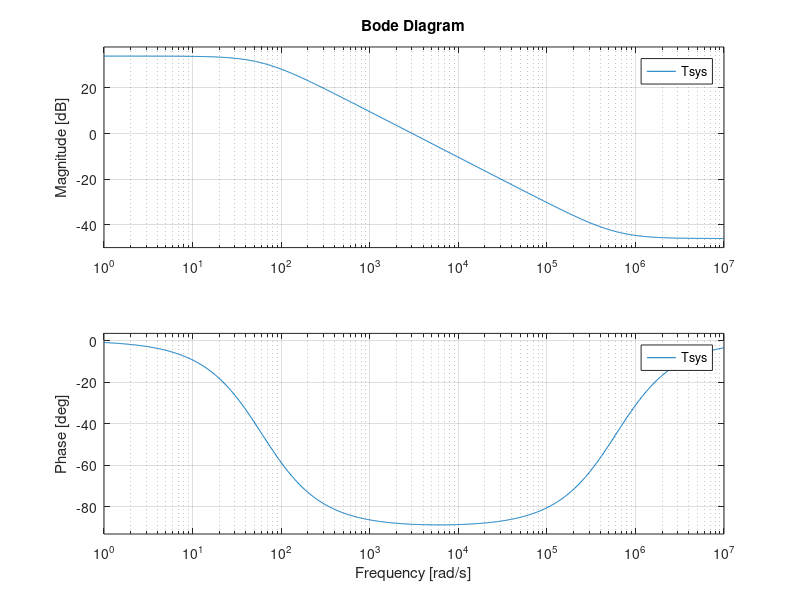

Write MATLAB code to recreate this figure. (Note: this script raises an error after producing the figure.)
RL = 50;
Rp = 5*10^-3;
C = 330*10^-6;

num = [Rp*C, 1];
den = [C*(Rp+RL), 1];

Tsys = tf(num, den);

Tsys = RL*Tsys

bode(Tsys)

pzplot(Tsys)
